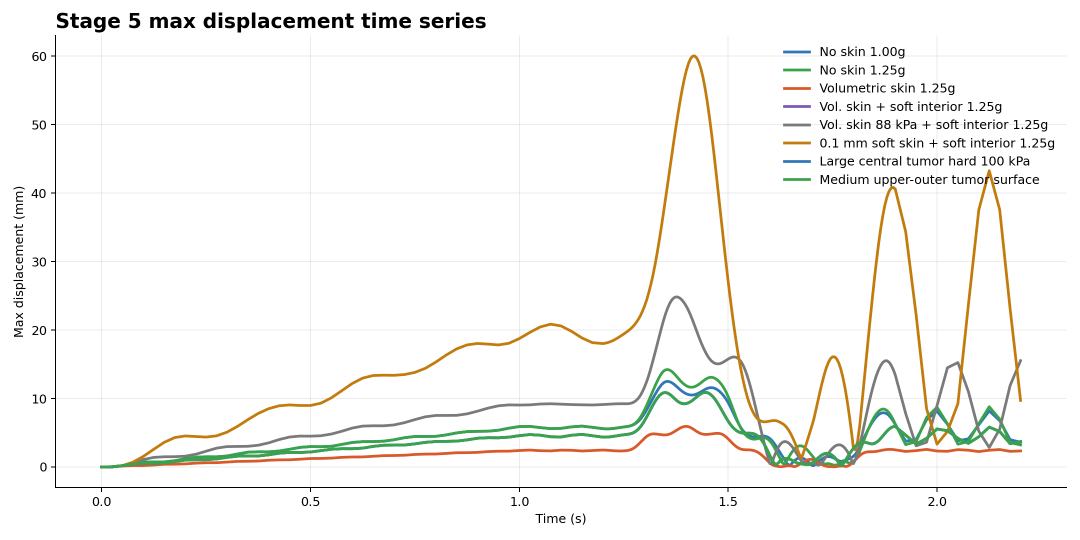
#> input picture analysis_output/comsol_pipeline/manual_postprocess/comparison_figures/stage5_manual_max_displacement_timeseries.png, 2160 x 1080 px, given in place of 01_total_displacement_mm.png, which was not available (shown at 1/2 size)
$ python make_report_contact_sheets.py
#> lines starting #> are read from the running program, lines starting #| are printed output that depends on the picture; pictures that were not available may be replaced by others from this repository, and a replacement may not be noted
from __future__ import annotations

import json
from dataclasses import dataclass
from pathlib import Path
from typing import Iterable

from PIL import Image, ImageDraw, ImageFont


ROOT = Path(__file__).resolve().parents[1]
FIGURE_DIR = ROOT / "docs" / "Traineeship_report___Daan_Kuijpers" / "Figures" / "comsol_contact_sheets"
INDEX_PATH = ROOT / "docs" / "report_notes" / "comsol_pipeline" / "report_figures_metrics_index.md"
REVIEW_TIME_S = 1.125


@dataclass(frozen=True)
class Case:
    key: str
    label: str
    output_dir: Path

    @property
    def plot_dir(self) -> Path:
        return self.output_dir / "plot_screens_auto"

    @property
    def solve_dir(self) -> Path:
        return self.output_dir / "solve"

    # [6 lines left out: function metrics_path, not called in this run]


CASES = {
    "stage1_baseline": Case(
        "stage1_baseline",
        "Stage 1 fixed-material baseline",
        ROOT
        / "runs"
        / "comsol_runs"
        / "report_fixed_material_suite"
        / "outputs"
        / "output_sensitivity_baseline_fixed_materials_order2",
    ),
    "stage2_slab": Case(
        "stage2_slab",
        "Stage 2 slab reference",
        ROOT
        / "runs"
        / "comsol_runs"
        / "geometry_stage2_chestwall"
        / "outputs"
        / "output_stage2_vp_refined_slab_reference_fixed_order2",
    ),
    "stage2_g1050": Case(
        "stage2_g1050",
        "Stage 2 VP mild g1050",
        ROOT
        / "runs"
        / "comsol_runs"
        / "geometry_stage2_chestwall"
        / "outputs"
        / "output_stage2_vp_refined_mild_g1050_fixed_order2",
    ),
    "stage3_low": Case(
        "stage3_low",
        "Stage 3 low FGT",
        ROOT / "runs" / "comsol_runs" / "geometry_stage3" / "outputs" / "output_stage3_glandular_low_fixed_order2",
    ),
    "stage3_reference": Case(
        "stage3_reference",
        "Stage 3 reference FGT",
        ROOT
        / "runs"
        / "comsol_runs"
        / "geometry_stage3"
        / "outputs"
        / "output_stage3_glandular_reference_fixed_order2",
    ),
    "stage3_high": Case(
        "stage3_high",
        "Stage 3 high FGT",
        ROOT / "runs" / "comsol_runs" / "geometry_stage3" / "outputs" / "output_stage3_glandular_high_fixed_order2",
    ),
    "stage3_very_high": Case(
        "stage3_very_high",
        "Stage 3 very high FGT",
        ROOT
        / "runs"
        / "comsol_runs"
        / "geometry_stage3"
        / "outputs"
        / "output_stage3_glandular_very_high_fixed_order2",
    ),
    "stage4_reference": Case(
        "stage4_reference",
        "Stage 4 reference",
        ROOT
        / "runs"
        / "comsol_runs"
        / "geometry_stage4"
        / "outputs"
        / "output_stage4_simple_gland_reference_fixed_order2",
    ),
    "stage4_visible": Case(
        "stage4_visible",
        "Stage 4 visible profile asym.",
        ROOT
        / "runs"
        / "comsol_runs"
        / "geometry_stage4"
        / "outputs"
        / "output_stage4_simple_gland_visible_profile_asym_fixed_order2",
    ),
    "stage5_baseline": Case(
        "stage5_baseline",
        "Stage 5 no Cooper",
        ROOT
        / "runs"
        / "comsol_runs"
        / "report_fixed_material_suite"
        / "outputs"
        / "output_sensitivity_baseline_fixed_materials_order2",
    ),
    "stage5_stage5b": Case(
        "stage5_stage5b",
        "Stage 5B gland-to-skin",
        ROOT
        / "runs"
        / "comsol_runs"
        / "report_fixed_material_suite"
        / "outputs"
        / "output_sensitivity_stage5b_fixed_materials_order2",
    ),
    "stage5_stage5c": Case(
        "stage5_stage5c",
        "Stage 5C dense network",
        ROOT
        / "runs"
        / "comsol_runs"
        / "report_fixed_material_suite"
        / "outputs"
        / "output_sensitivity_stage5c_fixed_materials_order2",
    ),
}


CONTACT_SHEETS = [
    (
        "stage1_baseline_contact_sheet.png",
        "Stage 1 fixed-material baseline",
        [("stage1_baseline", f) for f in ["01_total_displacement_mm.png", "04_breast_von_mises_kpa.png", "05_glandular_von_mises_kpa.png", "07_sagittal_cut_total_displacement_mm.png"]],
        2,
    ),
    (
        "stage2_chestwall_contact_sheet.png",
        "Stage 2 slab reference versus volume-preserving g1050 chestwall",
        [
            (case, f)
            for case in ["stage2_slab", "stage2_g1050"]
            for f in ["01_total_displacement_mm.png", "04_breast_von_mises_kpa.png", "07_sagittal_cut_total_displacement_mm.png"]
        ],
        3,
    ),
    (
        "stage3_glandular_fraction_contact_sheet.png",
        "Stage 3 simple glandular fraction sweep",
        [
            (case, f)
            for case in ["stage3_low", "stage3_reference", "stage3_high", "stage3_very_high"]
            for f in ["01_total_displacement_mm.png", "05_glandular_von_mises_kpa.png", "07_sagittal_cut_total_displacement_mm.png"]
        ],
        3,
    ),
    (
        "stage4_asymmetry_contact_sheet.png",
        "Stage 4 simple-gland visible-profile asymmetry",
        [
            (case, f)
            for case in ["stage4_reference", "stage4_visible"]
            for f in ["01_total_displacement_mm.png", "03_anterior_posterior_displacement_v_mm.png", "07_sagittal_cut_total_displacement_mm.png"]
        ],
        3,
    ),
    (
        "stage5_cooper_contact_sheet.png",
        "Stage 5 Cooper scaffold sensitivity",
        [
            (case, f)
            for case in ["stage5_baseline", "stage5_stage5b", "stage5_stage5c"]
            for f in ["01_total_displacement_mm.png", "04_breast_von_mises_kpa.png", "10_cooper_gland_patch_load_arrows.png"]
        ],
        3,
    ),
]


DISPLAY_NAMES = {
    "01_total_displacement_mm.png": "total disp.",
    "03_anterior_posterior_displacement_v_mm.png": "AP disp.",
    "04_breast_von_mises_kpa.png": "breast VM",
    "05_glandular_von_mises_kpa.png": "gland VM",
    "07_sagittal_cut_total_displacement_mm.png": "sagittal disp.",
    "10_cooper_gland_patch_load_arrows.png": "Cooper gland load",
}


def load_font(size: int, bold: bool = False) -> ImageFont.ImageFont:
    candidates = [
        Path("C:/Windows/Fonts/arialbd.ttf" if bold else "C:/Windows/Fonts/arial.ttf"),
        Path("C:/Windows/Fonts/calibrib.ttf" if bold else "C:/Windows/Fonts/calibri.ttf"),
    ]
    for candidate in candidates:
        if candidate.exists():
            return ImageFont.truetype(str(candidate), size=size)
    return ImageFont.load_default()


def fit_image(path: Path, width: int, height: int) -> Image.Image:
    image = Image.open(path).convert("RGB")
    image.thumbnail((width, height), Image.Resampling.LANCZOS)
    canvas = Image.new("RGB", (width, height), "white")
    x = (width - image.width) // 2
    y = (height - image.height) // 2
    canvas.paste(image, (x, y))
    return canvas


def draw_wrapped(draw: ImageDraw.ImageDraw, xy: tuple[int, int], text: str, font: ImageFont.ImageFont, fill: str, max_width: int) -> int:
    words = text.split()
    lines: list[str] = []
    current = ""
    for word in words:
        trial = f"{current} {word}".strip()
        if draw.textbbox((0, 0), trial, font=font)[2] <= max_width:
            current = trial
        else:
            if current:
                lines.append(current)
            current = word
    if current:
        lines.append(current)
    x, y = xy
    line_height = font.size + 4 if hasattr(font, "size") else 16
    for line in lines:
        draw.text((x, y), line, font=font, fill=fill)
        y += line_height
    return y


def make_contact_sheet(filename: str, title: str, entries: list[tuple[str, str]], columns: int) -> Path:
    FIGURE_DIR.mkdir(parents=True, exist_ok=True)
    cell_w, cell_h = 560, 360
    header_h = 58
    gutter = 24
    margin = 38
    title_h = 72
    rows = (len(entries) + columns - 1) // columns
    width = margin * 2 + columns * cell_w + (columns - 1) * gutter
    height = margin * 2 + title_h + rows * (cell_h + header_h) + (rows - 1) * gutter
    sheet = Image.new("RGB", (width, height), (250, 250, 248))
    draw = ImageDraw.Draw(sheet)
    title_font = load_font(30, bold=True)
    label_font = load_font(20, bold=True)
    sub_font = load_font(17)
    draw.text((margin, margin), title, font=title_font, fill=(20, 20, 20))
    for idx, (case_key, image_name) in enumerate(entries):
        case = CASES[case_key]
        row = idx // columns
        col = idx % columns
        x = margin + col * (cell_w + gutter)
        y = margin + title_h + row * (cell_h + header_h + gutter)
        draw.rounded_rectangle((x, y, x + cell_w, y + header_h + cell_h), radius=8, fill="white", outline=(210, 210, 210))
        draw_wrapped(draw, (x + 14, y + 10), case.label, label_font, (25, 25, 25), cell_w - 28)
        draw.text((x + 14, y + 34), DISPLAY_NAMES.get(image_name, image_name), font=sub_font, fill=(70, 70, 70))
        image = fit_image(case.plot_dir / image_name, cell_w - 24, cell_h - 20)
#> in fit_image, `image.thumbnail((width, height), Image.Resampling.LANCZOS)`:
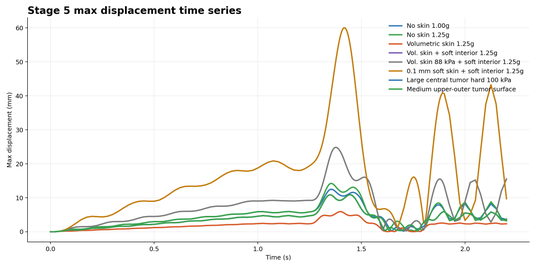
#> image: PIL image 536x268 RGB; mean R, G, B 246.4, 246.2, 243.8
#> in fit_image, `canvas = Image.new("RGB", (width, height), "white")`: canvas: PIL image 536x340 RGB; every value is 255
#> in fit_image, `canvas.paste(image, (x, y))`:
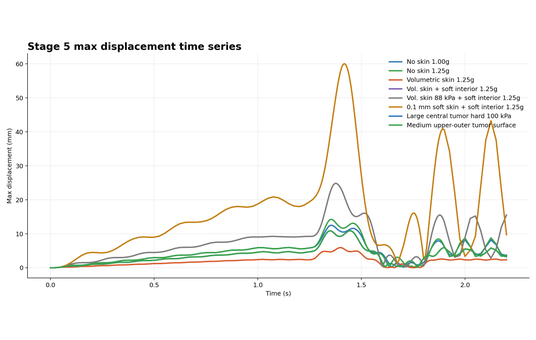
#> canvas: PIL image 536x340 RGB; mean R, G, B 248.2, 248, 246.2
#> in make_contact_sheet, `sheet.paste(image, (x + 12, y + header_h + 10))`:
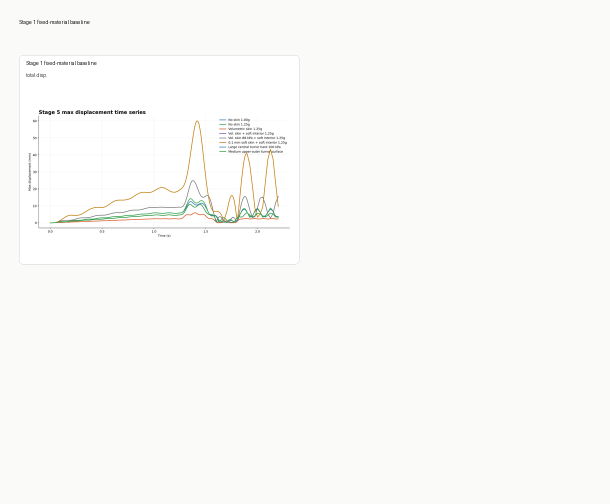
#> sheet: PIL image 1220x1008 RGB (shown at 1/2 size); mean R, G, B 249.7, 249.7, 247.8
        sheet.paste(image, (x + 12, y + header_h + 10))
#> pass 2 of the loop in make_contact_sheet, `for idx, (case_key, image_name) in enumerate(entries):`:
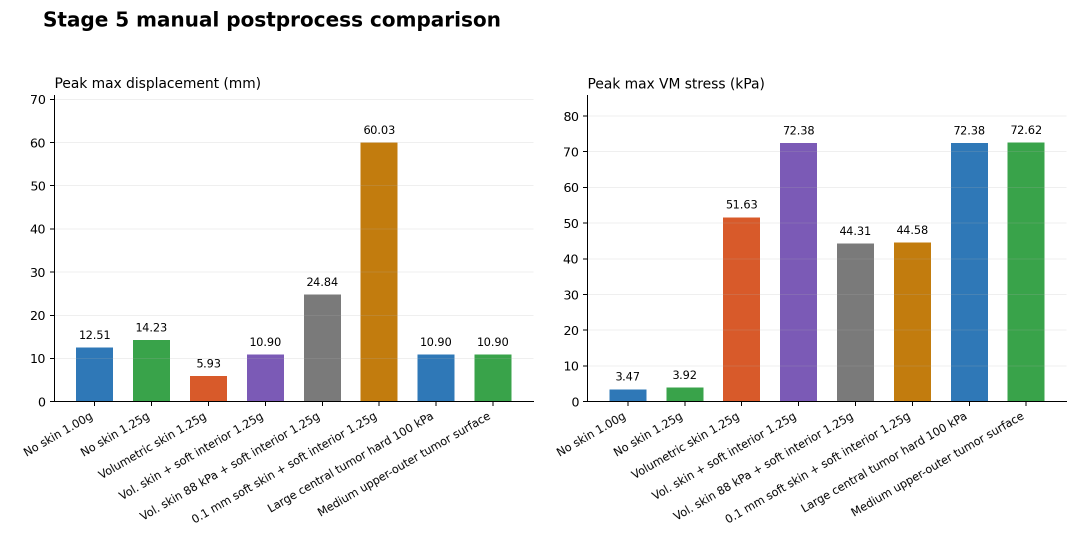
#> input picture analysis_output/comsol_pipeline/manual_postprocess/comparison_figures/stage5_manual_peak_comparison.png, 2160 x 1080 px, given in place of 04_breast_von_mises_kpa.png, which was not available (shown at 1/2 size)
#> in fit_image (call 2), `canvas.paste(image, (x, y))`:
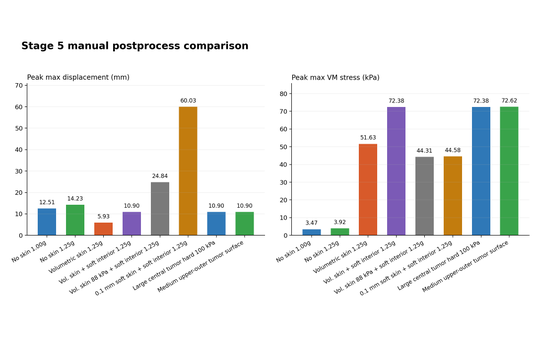
#> canvas: PIL image 536x340 RGB; mean R, G, B 237, 237.1, 235.2
#> in make_contact_sheet, `sheet.paste(image, (x + 12, y + header_h + 10))`:
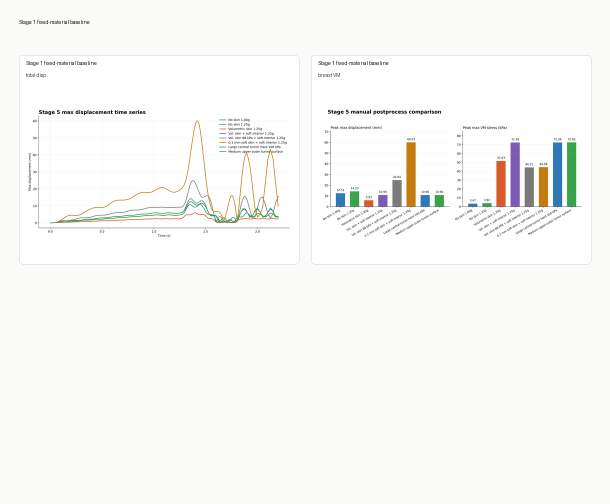
#> sheet: PIL image 1220x1008 RGB (shown at 1/2 size); mean R, G, B 247.9, 247.9, 246.1
    out = FIGURE_DIR / filename
    sheet.save(out, optimize=True)
    return out


# [119 lines left out: functions metric_value, series_at_review_time, review_or_peak, format_metrics, write_index, not called in this run]


def main() -> None:
    generated = [make_contact_sheet(*spec) for spec in CONTACT_SHEETS]
    write_index(generated)
    print(f"Wrote {len(generated)} contact sheets to {FIGURE_DIR}")
    print(f"Wrote index to {INDEX_PATH}")


if __name__ == "__main__":
#> (the run stopped early here; a loop or call above may not have finished)
